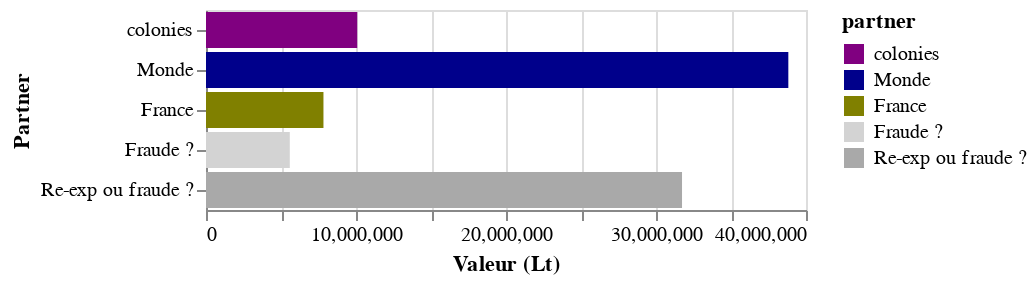

The notebook cell this image was saved under:
### Code cell
VegaLite({
  "data": {"values": data["Dunkerque"]},
  "transform": [{
      "aggregate": [{
       "op": "sum",
       "field": "value",
       "as": "total_product"
      }],
      "groupby": ["partner"]
  }],
  "mark": {"type":"bar", "tooltip": {"content": "data"}},
  "encoding": {
    "x": {"field": "total_product", "type": "quantitative", "title": "Valeur (Lt)"},
    "y": {"field": "partner", "sort": SORT_LABELS, "title": "Partner"},
    "color": {
        "field": "partner", 
        "sort": SORT_LABELS, 
        "type": "nominal", 
        "scale": {
            "domain": SORT_LABELS,
            "range": PALETTE
        }
    }
  }
})

### Figure 1 — Vega-Lite specification as saved in the notebook (floating-point values rounded to 4 significant figures)
{"data": {"values": [{"group": "import", "partner": "France", "product": "Silk threads and fabrics", "value": 218180}, {"group": "import", "partner": "Monde", "product": "Silk threads and fabrics", "value": 960770}, {"group": "export", "partner": "colonies", "product": "Silk threads and fabrics", "value": 2100}, {"group": "export", "partner": "Re-exp ou fraude ?", "product": "Silk threads and fabrics", "value": 1176850}, {"group": "import", "partner": "France", "product": "Other industrial products", "value": 314800.0}, {"group": "import", "partner": "Monde", "product": "Other industrial products", "value": 2999118}, {"group": "export", "partner": "France", "product": "Other industrial products", "value": 141500.0}, {"group": "export", "partner": "colonies", "product": "Other industrial products", "value": 313967}, {"group": "export", "partner": "Re-exp ou fraude ?", "product": "Other industrial products", "value": 2858000.0}, {"group": "import", "partner": "France", "product": "Oils", "value": 67870.0}, {"group": "import", "partner": "Monde", "product": "Oils", "value": 537431}, {"group": "export", "partner": "France", "product": "Oils", "value": 23530.0}, {"group": "export", "partner": "colonies", "product": "Oils", "value": 14793}, {"group": "export", "partner": "Re-exp ou fraude ?", "product": "Oils", "value": 567000.0}, {"group": "import", "partner": "France", "product": "Other threads and fabrics", "value": 543957}, {"group": "import", "partner": "Monde", "product": "Other threads and fabrics", "value": 5767681}, {"group": "export", "partner": "France", "product": "Other threads and fabrics", "value": 27060.0}, {"group": "export", "partner": "colonies", "product": "Other threads and fabrics", "value": 411933}, {"group": "export", "partner": "Re-exp ou fraude ?", "product": "Other threads and fabrics", "value": 5873000.0}, {"group": "import", "partner": "France", "product": "Leather, wood and paper products", "value": 103600.0}, {"group": "import", "partner": "Monde", "product": "Leather, wood and paper products", "value": 664528}, {"group": "import", "partner": "colonies", "product": "Leather, wood and paper products", "value": 61376}, {"group": "export", "partner": "France", "product": "Leather, wood and paper products", "value": 155300.0}, {"group": "export", "partner": "colonies", "product": "Leather, wood and paper products", "value": 32319}, {"group": "export", "partner": "Re-exp ou fraude ?", "product": "Leather, wood and paper products", "value": 641900.0}, {"group": "import", "partner": "France", "product": "Wool threads and fabrics", "value": 123728}, {"group": "import", "partner": "Monde", "product": "Wool threads and fabrics", "value": 1721100}, {"group": "export", "partner": "colonies", "product": "Wool threads and fabrics", "value": 71104}, {"group": "export", "partner": "France", "product": "Wool threads and fabrics", "value": 1376}, {"group": "export", "partner": "Re-exp ou fraude ?", "product": "Wool threads and fabrics", "value": 1772348}, {"group": "import", "partner": "France", "product": "Drinks and tobacco", "value": 1387000.0}, {"group": "import", "partner": "Monde", "product": "Drinks and tobacco", "value": 4440210}, {"group": "import", "partner": "colonies", "product": "Drinks and tobacco", "value": 68894}, {"group": "export", "partner": "France", "product": "Drinks and tobacco", "value": 130900.0}, {"group": "export", "partner": "Monde", "product": "Drinks and tobacco", "value": 345721}, {"group": "export", "partner": "colonies", "product": "Drinks and tobacco", "value": 93596}, {"group": "export", "partner": "Re-exp ou fraude ?", "product": "Drinks and tobacco", "value": 5326000.0}, {"group": "import", "partner": "France", "product": "Other foodstuffs and live animals", "value": 369300.0}, {"group": "import", "partner": "Monde", "product": "Other foodstuffs and live animals", "value": 6929264}, {"group": "import", "partner": "colonies", "product": "Other foodstuffs and live animals", "value": 1736}, {"group": "export", "partner": "France", "product": "Other foodstuffs and live animals", "value": 1184000.0}, {"group": "export", "partner": "colonies", "product": "Other foodstuffs and live animals", "value": 390372}, {"group": "export", "partner": "Re-exp ou fraude ?", "product": "Other foodstuffs and live animals", "value": 5726000.0}, {"group": "import", "partner": "France", "product": "Plantation foodstuffs", "value": 42550}, {"group": "import", "partner": "colonies", "product": "Plantation foodstuffs", "value": 7345722}, {"group": "import", "partner": "Monde", "product": "Plantation foodstuffs", "value": 1649675}, {"group": "export", "partner": "France", "product": "Plantation foodstuffs", "value": 57275}, {"group": "export", "partner": "Monde", "product": "Plantation foodstuffs", "value": 3394711}, {"group": "export", "partner": "colonies", "product": "Plantation foodstuffs", "value": 436}, {"group": "export", "partner": "Fraude ?", "product": "Plantation foodstuffs", "value": 5585525}, {"group": "import", "partner": "France", "product": "Coton threads and fabrics", "value": 99571}, {"group": "import", "partner": "Monde", "product": "Coton threads and fabrics", "value": 4831856}, {"group": "export", "partner": "colonies", "product": "Coton threads and fabrics", "value": 49084}, {"group": "export", "partner": "France", "product": "Coton threads and fabrics", "value": 547605}, {"group": "export", "partner": "Re-exp ou fraude ?", "product": "Coton threads and fabrics", "value": 4334738}, {"group": "import", "partner": "France", "product": "Chemical products", "value": 280900.0}, {"group": "import", "partner": "Monde", "product": "Chemical products", "value": 508907}, {"group": "import", "partner": "colonies", "product": "Chemical products", "value": 89556}, {"group": "export", "partner": "France", "product": "Chemical products", "value": 111000.0}, {"group": "export", "partner": "Monde", "product": "Chemical products", "value": 101042}, {"group": "export", "partner": "colonies", "product": "Chemical products", "value": 16237}, {"group": "export", "partner": "Re-exp ou fraude ?", "product": "Chemical products", "value": 651100.0}, {"group": "import", "partner": "France", "product": "Crude materials, inedible, except combustibles", "value": 331600.0}, {"group": "import", "partner": "Monde", "product": "Crude materials, inedible, except combustibles", "value": 2490363}, {"group": "import", "partner": "colonies", "product": "Crude materials, inedible, except combustibles", "value": 1101518}, {"group": "export", "partner": "France", "product": "Crude materials, inedible, except combustibles", "value": 1341000.0}, {"group": "export", "partner": "Monde", "product": "Crude materials, inedible, except combustibles", "value": 719051}, {"group": "export", "partner": "colonies", "product": "Crude materials, inedible, except combustibles", "value": 6630}, {"group": "export", "partner": "Re-exp ou fraude ?", "product": "Crude materials, inedible, except combustibles", "value": 1857000.0}, {"group": "import", "partner": "France", "product": "Other", "value": 212659}, {"group": "import", "partner": "Monde", "product": "Other", "value": 760882}, {"group": "import", "partner": "colonies", "product": "Other", "value": 1353}, {"group": "export", "partner": "France", "product": "Other", "value": 14280.0}, {"group": "export", "partner": "colonies", "product": "Other", "value": 8932}, {"group": "export", "partner": "Re-exp ou fraude ?", "product": "Other", "value": 951700.0}]}, "encoding": {"color": {"field": "partner", "scale": {"domain": ["colonies", "Monde", "France", "Fraude ?", "Re-exp ou fraude ?"], "range": ["purple", "darkblue", "olive", "lightgrey", "darkgrey"]}, "sort": ["colonies", "Monde", "France", "Fraude ?", "Re-exp ou fraude ?"], "type": "nominal"}, "x": {"field": "total_product", "title": "Valeur (Lt)", "type": "quantitative"}, "y": {"field": "partner", "sort": ["colonies", "Monde", "France", "Fraude ?", "Re-exp ou fraude ?"], "title": "Partner"}}, "mark": {"tooltip": {"content": "data"}, "type": "bar"}, "transform": [{"aggregate": [{"as": "total_product", "field": "value", "op": "sum"}], "groupby": ["partner"]}]}
